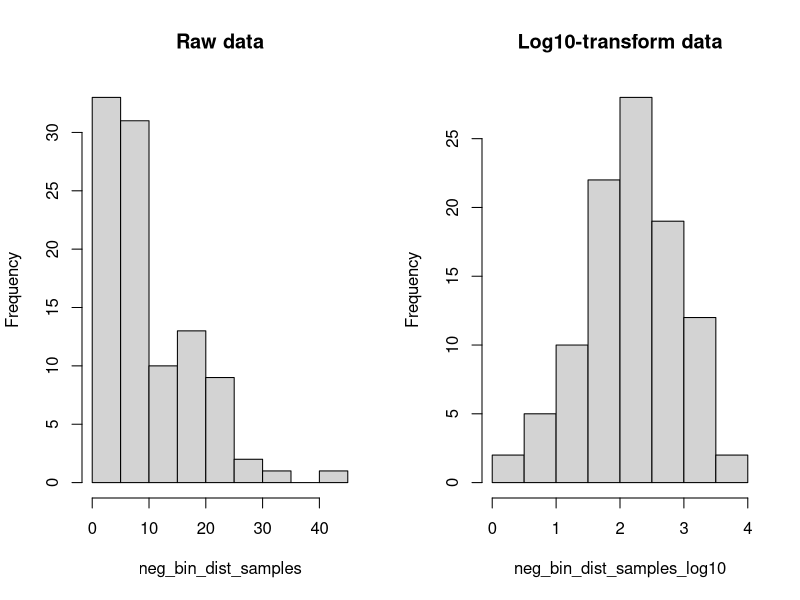

Recreate this plot in R.
## ---- chunk 1
set.seed(1337)
## ---- chunk 2
neg_bin_dist_samples <- rnbinom(n = 100, mu = 10, size = 2)
head(neg_bin_dist_samples)
## ---- chunk 3
neg_bin_dist_samples_log10 <- log(neg_bin_dist_samples+1)
head(neg_bin_dist_samples_log10)
## ---- chunk 4
par(mfrow = c(1,2))

hist(neg_bin_dist_samples,
     main='Raw data')
hist(neg_bin_dist_samples_log10,
     main='Log10-transform data')
## ---- chunk 5
summary(neg_bin_dist_samples)["Mean"]
var(neg_bin_dist_samples)
## ---- chunk 6
summary(neg_bin_dist_samples_log10)["Mean"]
var(neg_bin_dist_samples_log10)
